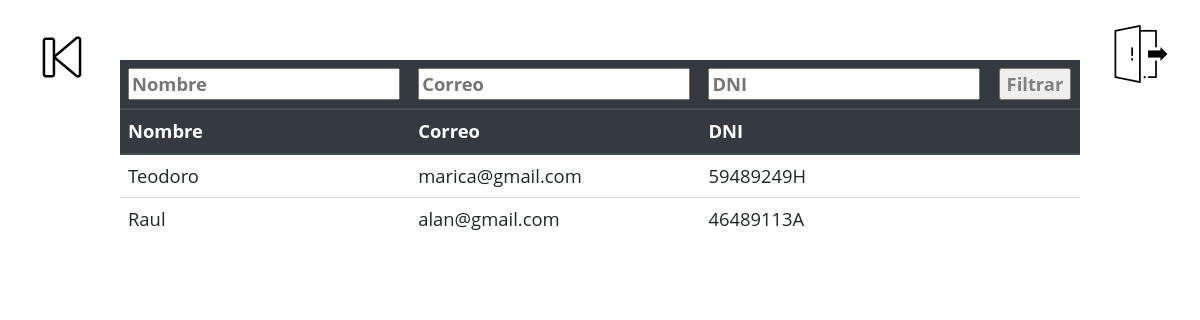
The app's page /view/admin.php?id=2 (signed in) with its own data.
### tables this page shows
CREATE TABLE `tbl_voluntario` (
  `id` int(11) NOT NULL,
  `nombre_vol` varchar(45) DEFAULT NULL,
  `correo_vol` varchar(50) DEFAULT NULL,
  `dni_vol` varchar(9) DEFAULT NULL
);

### view/admin.php (the view, shortened to what this page needs)
<!DOCTYPE html>
<?php
include_once '../services/connection.php';
$evento_id = $_REQUEST['id'];
?>
<html lang="en">
<head>
    <link rel="stylesheet" href="../css/styles.css">
    <link rel="stylesheet" href="https://stackpath.bootstrapcdn.com/bootstrap/4.4.1/css/bootstrap.min.css">
    <link rel="stylesheet" href="https://maxcdn.bootstrapcdn.com/bootstrap/4.5.2/css/bootstrap.min.css">
    <link rel="stylesheet" href="https://maxcdn.bootstrapcdn.com/bootstrap/3.3.7/css/bootstrap.min.css" />
</head>
<body>
<div class="atras"><a href="evento.admin.php"><img src="../img/back.png" ></a></div>
<div class="logout"><a href="../processes/kill-login.php"><img src="../img/logout.png" ></a></div>
<div class="historial">
    <table class="table table-hover table-borderless">
    <thead class="thead-dark">
        <tr><form action="admin.php" method="POST">
                <th><input type="text" name="nombre" placeholder="Nombre"></th>
                <th><input type="text" name="correo" placeholder="Correo"></th>
                <th><input type="text" name="dni" placeholder="DNI"></th>
                <th><input type="submit" name="enviar" value="Filtrar"></th>
        </form></tr>
        <?php
    $queryGeneral = "SELECT tbl_voluntario.nombre_vol,tbl_voluntario.correo_vol, tbl_voluntario.dni_vol FROM `tbl_voluntario`
     INNER JOIN tbl_evento_voluntario on tbl_voluntario.id=tbl_evento_voluntario.id_vol
     INNER JOIN tbl_evento on tbl_evento_voluntario.id_even=tbl_evento.id where tbl_evento.id={$evento_id} ";
        $voluntarios=$pdo->prepare($queryGeneral);
        $voluntarios->execute();
        $voluntarios = $voluntarios->fetchAll(PDO::FETCH_ASSOC);
        ?>
        <tr>
            <th>Nombre</th>
            <th>Correo</th>
            <th>DNI</th>
            <th></th>
        </tr>
        </thead>
        <tbody>
        <?php foreach ($voluntarios as $voluntarios) { ?>
                <tr>
                    <td><?php echo $voluntarios['nombre_vol'] ?></td>
                    <td><?php echo $voluntarios['correo_vol'] ?></td>
                    <td><?php echo $voluntarios['dni_vol'] ?></td>
                    <td></td>
                </tr>
                <?php } ?>
        </tbody>
    </table>
</div>
</body>
</html>

### css/styles.css (style rules this page uses)
* { margin: 0%; font-family: 'Open Sans', sans-serif; }
html { scroll-behavior: smooth; }
body { margin: 0; }
.logout { position: absolute; top: 25px; right: 30px; transition: 0.5s; }
.logout a { margin-top: 3px; min-height: 55px; min-width: 55px; text-decoration: none; color: white; }
.atras { position: absolute; top: 25px; left: 30px; transition: 0.5s; }
.atras a { margin-top: 3px; min-height: 55px; min-width: 55px; text-decoration: none; color: white; }
.historial { margin-top: 5%; margin-left: 10%; width: 80%; }
input[type=submit] { color: grey; }
input { color: black; transition: 0.5s; }
.table { font-size: 2.3vh; }

### records on screen
tbl_voluntario: nombre_vol "Teodoro", correo_vol "marica@gmail.com", dni_vol "59489249H"
tbl_voluntario: nombre_vol "Raul", correo_vol "alan@gmail.com", dni_vol "46489113A"
